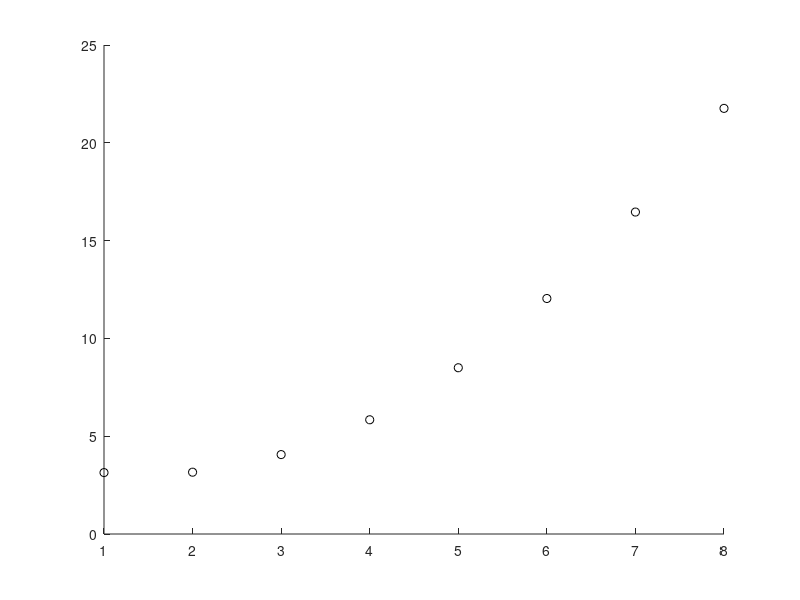

The MATLAB script that drew this image: (Note: this script raises an error after producing the figure.)
% rdemo1:20141202:model_determination.m:exercise 8.2 of homework 11
% usage: determines the best polynomial fit given a set of (x,y) data

%% a

x=[1.0000,2.0000,3.0000,4.0000,5.0000,6.0000,7.0000,8.0000]';
y=[3.1400,3.1600,4.0600,5.8400,8.5000,12.0400,16.4600,21.7600]';

for k=1:4
    p{k}=polyfit(x,y,k);
    yfit{k} = polyval(p{k},x);
    yresid{k} = y - yfit{k};
    n_resid{k}=norm(yresid{k});
    SSresid{k} = sum(yresid{k}.^2);
    SStotal = (length(y)-1)*var(y);
    rsq(k) = 1 - SSresid{k}/SStotal;
end

hold on
scatter(x,y,'k')
plot(fit(x,y,'poly1', 'Normalize', 'on' ),'b')
plot(fit(x,y,'poly2', 'Normalize', 'on' ),'g')
plot(fit(x,y,'poly3', 'Normalize', 'on' ),'r--')
plot(fit(x,y,'poly4', 'Normalize', 'on' ),'m--')
xlabel('x')
ylabel('y')
legend('Data','PolyFit Degree 1','PolyFit Degree 2','PolyFit Degree 3','PolyFit Degree 4','Location','SouthEast')
title('Data with Polynomial Fits Up to Degree 4')
hold off

%% b
format shortEng;
labels={'PolyDegree','Resid_Norm','Resid_Var','R_Sq'};

degree=1:4;
n_resids=cell2mat(n_resid);
var_yresids=[var(yresid{1}),var(yresid{2}),var(yresid{3}),var(yresid{4})];
cell_output={degree',n_resids',var_yresids',rsq'};
mat_output=cell2mat(cell_output);
disp(labels)
disp(mat_output)

%% c
[best_fit, index] = max(rsq);
str1 = ['The best fit polynomial is of degree ',num2str(index)];
disp(str1)